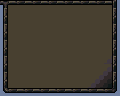

Rendered tile map (Tiled .tmx) drawn with the repository's tilesets; below, a short description and the full map source, tile grids included:
An orthogonal 15x12 tile map with 8x8 px tiles, 1 tile layer (Tile Layer 1).

<map version="1.9" tiledversion="1.9.2" orientation="orthogonal" renderorder="right-down" width="15" height="12" tilewidth="8" tileheight="8" infinite="0" nextlayerid="2" nextobjectid="1">
 <tileset firstgid="1" source="../MenuUI.tsx" />
 <layer id="1" name="Tile Layer 1" width="15" height="12">
  <data encoding="csv">
80,24,23,24,23,24,23,24,23,24,23,24,23,24,11,
7,10,10,10,10,10,10,10,10,10,10,10,10,10,9,
8,10,10,10,10,10,10,10,10,10,10,10,10,10,11,
7,10,10,10,10,10,10,10,10,10,10,10,10,10,9,
8,10,10,10,10,10,10,10,10,10,10,10,10,10,11,
7,10,10,10,10,10,10,10,10,10,10,10,10,10,9,
8,10,10,10,10,10,10,10,10,10,10,10,10,10,11,
7,10,10,10,10,10,10,10,10,10,10,10,10,63,9,
8,10,10,10,10,10,10,10,10,10,10,10,10,63,11,
7,10,10,10,10,10,10,10,10,10,10,10,63,65,9,
8,10,10,10,10,10,10,10,10,10,10,63,65,67,11,
27,28,29,28,29,28,29,28,29,28,29,28,29,28,30
</data>
 </layer>
</map>
